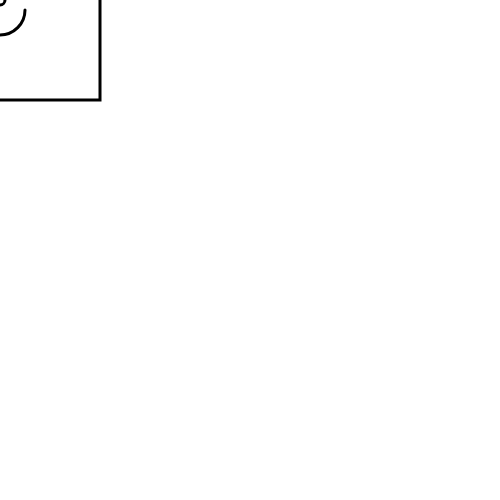
Frame 1 (no input)
Frame 60 (no input): identical to frame 1, image omitted
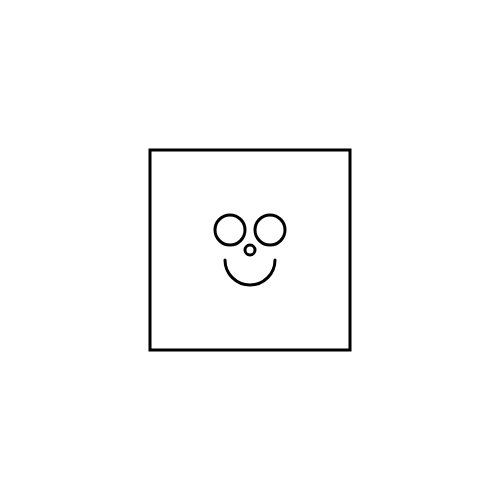
Frame 120 (the mouse pressed at the canvas centre since frame 60)

The p5.js sketch that drew these frames (run headless with seeded random() and noise() and a simulated clock; from frame 60 on, the mouse is pressed at the canvas centre):

// p5.js sketch
// ── sketch.js
var pointX = 0;
var pointY = 0;

function setup() {
  // put setup code here
  createCanvas(500, 500);
  pointX = width/2;
  pointY = width/2;

  console.log("pointX " + pointX + " pointY " + pointY);
}

//FUNCTIONS WORK IN A LOOP!!!
function draw() {

  background("white");
  pointX = mouseX;
  pointY = mouseY;

  strokeWeight(3);
  rect(pointX - 100, pointY - 100, 200, 200)
  ellipse(pointX, pointY, 10, 10);
  ellipse(pointX + 20, pointY - 20, 30, 30);
  ellipse(pointX - 20, pointY - 20, 30, 30);

  //x, y, width, height, start right corner, end left corner
  arc(pointX, pointY + 10, 50, 50, 0, PI);


}
